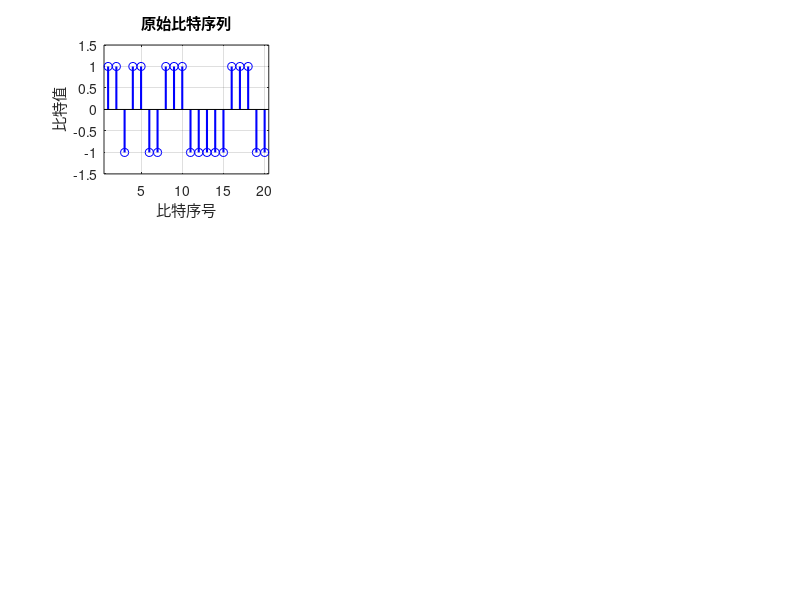

Write the MATLAB code that produced this figure. (Note: this script raises an error after producing the figure.)
%% GMSK信号调制与解调完整仿真程序
% 作者：基于原始代码扩展
% 功能：生成任意长度的GMSK调制信号，显示完整调制过程，并进行Viterbi解码

clear; clc; close all;

%% 全局参数设置
bit_count = 20;          % 设置比特序列长度（可修改）
E = 1;                   % 信号能量
Tb = 1;                  % 码元长度
dt = 0.01;               % 时间分辨率
BT = 0.3;                % GMSK带宽时间积
fs = 100;                % 采样频率

%% 生成随机比特序列（-1和+1）
bit = 2 * randi([0, 1], 1, bit_count) - 1;
fprintf('生成的随机比特序列（长度=%d）：\n', bit_count);
disp(bit);

%% ================== 图1：发送端GMSK调制信号波形 ==================
figure('Position', [50, 50, 1400, 900], 'Name', '发送端GMSK调制信号波形');

% 子图1：原始比特序列
subplot(3, 3, 1);
stem(1:length(bit), bit, 'b', 'LineWidth', 1.5, 'Marker', 'o');
title('原始比特序列');
xlabel('比特序号'); ylabel('比特值');
grid on; xlim([0.5, length(bit)+0.5]);
ylim([-1.5, 1.5]);

% 生成完整的GMSK调制信号
[t, s_gmsk, I, Q, phase, freq, envelope, t_highres] = generate_full_gmsk_signal(bit, Tb, fs, BT);

% 子图2：GMSK连续相位轨迹
subplot(3, 3, 2);
plot(t_highres, phase, 'b', 'LineWidth', 1.5);
title('GMSK连续相位轨迹');
xlabel('时间 (s)'); ylabel('相位 (rad)');
grid on;

% 子图3：GMSK基带信号-实部(I)
subplot(3, 3, 3);
plot(t, I, 'b', 'LineWidth', 1.5);
title('GMSK基带信号-实部 I(t)');
xlabel('时间 (s)'); ylabel('幅度');
grid on;

% 子图4：GMSK基带信号-虚部(Q)
subplot(3, 3, 4);
plot(t, Q, 'r', 'LineWidth', 1.5);
title('GMSK基带信号-虚部 Q(t)');
xlabel('时间 (s)'); ylabel('幅度');
grid on;

% 子图5：发送端GMSK调制信号
subplot(3, 3, 5);
plot(t, s_gmsk, 'k', 'LineWidth', 1.5);
title('发送端GMSK调制信号');
xlabel('时间 (s)'); ylabel('幅度');
grid on;

% 子图6：前3个码元局部放大图
subplot(3, 3, 6);
t_start = 0;
t_end = 3*Tb;
idx = find(t >= t_start & t <= t_end);
plot(t(idx), s_gmsk(idx), 'k', 'LineWidth', 1.5);
hold on;
% 添加码元边界
for i = 0:3
    plot([i*Tb, i*Tb], [-1.5, 1.5], 'r--', 'LineWidth', 0.5);
end
title('前3个码元局部放大图');
xlabel('时间 (s)'); ylabel('幅度');
grid on; xlim([t_start, t_end]);

% 子图7：GMSK信号包络
subplot(3, 3, 7);
plot(t, envelope, 'g', 'LineWidth', 1.5);
title('GMSK信号包络');
xlabel('时间 (s)'); ylabel('幅度');
grid on;

% 子图8：GMSK瞬时频率
subplot(3, 3, 8);
plot(t, freq, 'm', 'LineWidth', 1.5);
title('GMSK瞬时频率');
xlabel('时间 (s)'); ylabel('频率 (Hz)');
grid on;

% 子图9：GMSK信号功率谱密度
subplot(3, 3, 9);
[Pxx, F] = pwelch(s_gmsk, [], [], [], fs);
plot(F, 10*log10(Pxx), 'b', 'LineWidth', 1.5);
title('GMSK信号功率谱密度');
xlabel('频率 (Hz)'); ylabel('功率谱密度 (dB/Hz)');
grid on; xlim([0, 5]);

sgtitle('图1：发送端GMSK调制信号波形', 'FontSize', 14, 'FontWeight', 'bold');

%% ================== 图2：GMSK调制过程详细显示 ==================
figure('Position', [100, 100, 1400, 700], 'Name', 'GMSK调制过程详细显示');

% 子图1：原始比特序列（重复显示）
subplot(2, 3, 1);
stem(1:length(bit), bit, 'b', 'LineWidth', 1.5, 'Marker', 'o');
title('原始比特序列');
xlabel('比特序号'); ylabel('比特值');
grid on; xlim([0.5, length(bit)+0.5]);
ylim([-1.5, 1.5]);

% 子图2：GMSK连续相位轨迹（重复显示）
subplot(2, 3, 2);
plot(t_highres, phase, 'b', 'LineWidth', 1.5);
hold on;
% 添加相位跳变点
phase_changes = diff(phase) > 0.5;
phase_change_idx = find(phase_changes) + 1;
plot(t_highres(phase_change_idx), phase(phase_change_idx), 'ro', 'MarkerSize', 8, 'LineWidth', 2);
title('GMSK连续相位轨迹（红点表示相位跳变）');
xlabel('时间 (s)'); ylabel('相位 (rad)');
grid on;

% 子图3：GMSK同相分量 I(t)
subplot(2, 3, 3);
plot(t, I, 'b', 'LineWidth', 1.5);
title('GMSK同相分量 I(t)');
xlabel('时间 (s)'); ylabel('幅度');
grid on;

% 子图4：GMSK正交分量 Q(t)
subplot(2, 3, 4);
plot(t, Q, 'r', 'LineWidth', 1.5);
title('GMSK正交分量 Q(t)');
xlabel('时间 (s)'); ylabel('幅度');
grid on;

% 子图5：发送端GMSK调制信号（重复显示）
subplot(2, 3, 5);
plot(t, s_gmsk, 'k', 'LineWidth', 1.5);
hold on;
% 添加码元边界
for i = 0:bit_count
    plot([i*Tb, i*Tb], [-1.5, 1.5], 'r--', 'LineWidth', 0.5);
end
title('发送端GMSK调制信号（红色虚线为码元边界）');
xlabel('时间 (s)'); ylabel('幅度');
grid on;

% 子图6：同相分量 I 的局部放大
subplot(2, 3, 6);
t_start_local = 2*Tb;
t_end_local = 6*Tb;
idx_local = find(t >= t_start_local & t <= t_end_local);
plot(t(idx_local), I(idx_local), 'b', 'LineWidth', 2);
hold on;
% 添加码元边界和比特值
for i = 2:6
    if i <= length(bit)
        bit_value = bit(i);
        text(i*Tb-0.5*Tb, 1.2, sprintf('b=%d', (bit_value+1)/2), ...
              'FontSize', 10, 'HorizontalAlignment', 'center');
    end
    plot([i*Tb, i*Tb], [-1, 1], 'r--', 'LineWidth', 0.5);
end
title('同相分量 I 的局部放大 (2-6码元)');
xlabel('时间 (s)'); ylabel('幅度');
grid on; xlim([t_start_local, t_end_local]);

sgtitle('图2：GMSK调制过程详细显示', 'FontSize', 14, 'FontWeight', 'bold');

%% ================== 执行完整的Viterbi解码（基于原始代码） ==================
fprintf('\n========== 开始完整Viterbi解码 ==========\n');

% 复制原始代码的完整解码逻辑
E = 1;           % 信号能量
Tb = 1;          % 码元长度
dt = 0.01;       % 时间分辨率

% 状态转移表定义（与原始代码完全相同）
TransferTable = [
    0 +1 +1 pi/2 +1 -1 pi -1 +1 pi/2 +1 +1 
    0 +1 +1 pi/2 +1 -1 pi -1 +1 pi/2 +1 -1  
    0 +1 +1 pi/2 +1 -1 pi -1 -1 pi/2 -1 +1 
    0 +1 +1 pi/2 +1 -1 pi -1 -1 pi/2 -1 -1  
    0 +1 +1 pi/2 +1 +1 pi +1 +1 -pi/2 +1 +1
    0 +1 +1 pi/2 +1 +1 pi +1 +1 -pi/2 +1 -1
    0 +1 +1 pi/2 +1 +1 pi +1 -1 -pi/2 -1 +1   
    0 +1 +1 pi/2 +1 +1 pi +1 -1 -pi/2 -1 -1 
];

TransferPath = [
   0        -1      +1     pi/2   -1      -1      -pi/2   +1      -1
   0        +1      +1      -pi/2    +1      +1      pi/2    -1     +1
   0        +1      -1      -pi/2    +1      +1      pi/2    -1      +1
   0        -1      -1     pi/2   -1      -1      -pi/2   +1      -1
   pi       -1      +1      pi/2    +1      -1      -pi/2    -1      -1
   pi       +1      +1      pi/2   +1      +1      -pi/2   -1     +1
   pi       +1      -1      pi/2   +1      +1      -pi/2   -1      +1
   pi       -1      -1      pi/2    +1      -1      -pi/2    -1      -1
   pi/2     -1      +1       pi       -1      -1      0       +1      -1
   pi/2     +1      +1      pi  -1      +1      0      +1      +1
   pi/2     +1      -1       0      +1      +1      pi      -1      +1
   pi/2     -1      -1       pi      -1      -1      0       +1      -1
   -pi/2    -1      +1      pi      +1      -1      0      -1      -1
   -pi/2    +1      +1      0       -1      +1      pi       +1     +1
   -pi/2    +1      -1      0       -1      +1      pi       +1      +1
   -pi/2    -1      -1      0     -1      -1      pi      +1      -1
];

% 初始化变量
theta_now = [0 +1 +1];                  % 上一个码元产生后的theta
hamming_head = zeros(8,3);              % 存储前8条路径的汉明距离
hamming_temp1 = [];
hamming_temp2 = [];

path = [];                              % 路径
path_temp = [];
method = 'a';                           % 方法选择：'a'或'b'交替使用
hamming = [];                           % 初始化hamming矩阵

% 主循环：处理每个比特（与原始代码相同）
fprintf('开始解调处理...\n');
for i = 1:length(bit)
    if (i-1 > 2)
        fprintf('正在仿真第%d个码元（8路径后的点）\n', i);
        if (i-1 > 3)
            % 每次调整比较的路径方法
            if (method == 'a')
                method = 'b';
            else
                method = 'a';
            end
        end
    else
        fprintf('正在仿真前3个码元：第%d个码元\n', i);
    end
    
    % 生成当前比特的调制信号（使用原始代码的Generator函数）
    [Sn, Cn, theta_now] = Generator(theta_now, bit(i), i-1, E, Tb, dt);
    
    % 解码当前比特（使用原始代码的GMSKDecoder2函数）
    [path_temp, hamming_temp1, hamming_temp2] = GMSKDecoder2(Sn, Cn, i-1, method, TransferTable, TransferPath, E, Tb, dt);
    
    % 第4个码元时的特殊处理
    if (i == 4)
        % 调整hamming_head矩阵格式
        hamming_head(5:8,1) = hamming_head(2,1);
        hamming_head(1:4,1) = hamming_head(1,1);
        hamming_head(7:8,2) = hamming_head(4,2);
        hamming_head(5:6,2) = hamming_head(3,2);
        hamming_head(3:4,2) = hamming_head(2,2);
        hamming_head(1:2,2) = hamming_head(1,2);
        
        % 计算前3个码元的总路径度量
        hamming = zeros(8,1);
        for j = 1:8
            hamming(j,1) = sum(hamming_head(j,:));
        end
    end
    
    % 存储路径度量
    if (i-1 > 3)
        hamming = [hamming hamming_temp1];
    end
    
    hamming_head = hamming_head + hamming_temp2;
    path = [path path_temp];
end

%% 路径回溯和解码（与原始代码相同）
fprintf('\n开始路径回溯和最终解码...\n');

% 首先检查hamming矩阵的维度
fprintf('hamming矩阵维度: %d x %d\n', size(hamming,1), size(hamming,2));
fprintf('path矩阵维度: %d x %d\n', size(path,1), size(path,2));

tempth = [];
realpath = [];
new_hamming = [];
new_hamming_temp = [];

% 根据path表整理路径
num_segments = size(path,2) / 6;
fprintf('路径段数: %d\n', num_segments);

% 确保hamming矩阵有足够的列
if size(hamming,2) < num_segments + 1
    % 如果hamming列数不足，填充零
    hamming = [hamming, zeros(size(hamming,1), num_segments + 1 - size(hamming,2))];
end

for i = 1:8
    if size(path,2) >= 6
        tempth = path(i,1:6);
        temp = path(i,4:6);
        
        % 初始化hamming_temp，注意索引从2开始
        if size(hamming,2) >= 2
            new_hamming_temp = hamming(i, 2);
        else
            new_hamming_temp = 0;
        end
        
        % 遍历路径段
        for k = 1:num_segments - 1
            if (1 + k*6 <= size(path,2)) && (6 + k*6 <= size(path,2))
                current_segment = path(:,1 + k*6:6 + k*6);
                found = false;
                
                for index = 1:8
                    if all(temp == current_segment(index,1:3))
                        tempth = [tempth current_segment(index, 4:6)];
                        
                        % 修正索引：k+2 改为 k+1（因为从第2列开始）
                        if k+1 <= size(hamming,2)
                            new_hamming_temp = [new_hamming_temp hamming(index, k+1)];
                        else
                            new_hamming_temp = [new_hamming_temp 0];
                        end
                        
                        temp = current_segment(index, 4:6);
                        found = true;
                        break;
                    end
                end
                
                if ~found
                    % 如果没有找到匹配，添加零
                    tempth = [tempth zeros(1,3)];
                    new_hamming_temp = [new_hamming_temp 0];
                end
            else
                % 如果索引超出范围，添加零
                tempth = [tempth zeros(1,3)];
                new_hamming_temp = [new_hamming_temp 0];
            end
        end
    else
        tempth = zeros(1, 3*num_segments);
        new_hamming_temp = zeros(1, num_segments);
    end
    
    realpath = [realpath ; tempth];
    new_hamming = [new_hamming; new_hamming_temp];
end

% 整理路径，使之与TransferTable对应
realpath2 = [];
new_hamming2 = [];
for i = 1:8
    temph = TransferTable(i,10:12);
    for k = 1:8
        if k <= size(realpath,1) && all(temph == realpath(k,1:3))
            realpath2 = [realpath2; realpath(k,:)];
            new_hamming2 = [new_hamming2; new_hamming(k,:)];
            break;
        end
    end
end

% 如果realpath2为空，使用前8行
if isempty(realpath2) && size(realpath,1) >= 8
    realpath2 = realpath(1:8,:);
    new_hamming2 = new_hamming(1:8,:);
end

% 计算最终路径度量
finalhamming = [hamming(:,1) hamming_head new_hamming2];
for i = 1:size(finalhamming,1)
    if ~isempty(finalhamming)
        % 只对非零行求和
        finalhamming(i,1) = sum(finalhamming(i,2:end));
    end
end

% 找到最佳路径
if ~isempty(finalhamming)
    [~, best_path_idx] = max(finalhamming(:,1));
    path_matrix = [TransferTable(:,1:9) realpath2];
    
    % 提取解码比特
    if best_path_idx <= size(path_matrix,1)
        decoded_bits = path_matrix(best_path_idx, 6:3:min(6+3*(bit_count-1), size(path_matrix,2)));
    else
        decoded_bits = [];
    end
else
    best_path_idx = 1;
    decoded_bits = [];
end

% 结果显示
fprintf('\n========== 解调结果 ==========\n');
fprintf('原始比特序列：');
disp(bit);

if ~isempty(decoded_bits)
    fprintf('解码比特序列：');
    disp(decoded_bits);
    
    % 截取或扩展解码比特以匹配原始长度
    if length(decoded_bits) > length(bit)
        decoded_bits = decoded_bits(1:length(bit));
    elseif length(decoded_bits) < length(bit)
        decoded_bits = [decoded_bits, zeros(1, length(bit)-length(decoded_bits))];
    end
    
    % 计算误比特率
    error_bits = sum(decoded_bits ~= bit);
    ber = error_bits / length(bit);
    fprintf('误比特数：%d/%d\n', error_bits, length(bit));
    fprintf('误比特率：%.4f\n', ber);
else
    fprintf('解码比特序列：无有效解码结果\n');
    error_bits = length(bit);
    ber = 1;
end

fprintf('最佳路径编号：%d\n', best_path_idx);
if ~isempty(finalhamming)
    fprintf('最大路径度量值：%.4f\n', finalhamming(best_path_idx,1));
else
    fprintf('最大路径度量值：N/A\n');
end
fprintf('\n================================\n');

%% 生成星座图数据（用于图3）
% 提取接收信号的同相和正交分量
I_received = zeros(1, length(bit)*4);
Q_received = zeros(1, length(bit)*4);

% 使用原始代码的Generator函数生成信号（不加噪声）
theta_now = [0 +1 +1];
for i = 1:length(bit)
    [Sn, Cn, theta_now] = Generator_no_noise(theta_now, bit(i), i-1, E, Tb, dt);
    start_idx = (i-1)*4 + 1;
    end_idx = i*4;
    I_received(start_idx:end_idx) = Sn;
    Q_received(start_idx:end_idx) = Cn;
end

% 采样点（每个码元中心点）
sample_points = 2:4:length(I_received);
I_samples = I_received(sample_points);
Q_samples = Q_received(sample_points);

%% ================== 图3：GMSK解调结果 ==================
figure('Position', [150, 150, 1400, 900], 'Name', 'GMSK解调结果');

% 子图1：原始比特序列与解码比特序列对比
subplot(2, 3, 1);
stem(1:length(bit), bit, 'b', 'LineWidth', 1.5, 'Marker', 'o', 'MarkerSize', 8);
hold on;
if ~isempty(decoded_bits) && length(decoded_bits) == length(bit)
    stem(1:length(decoded_bits), decoded_bits, 'r', 'LineWidth', 1.5, 'Marker', 'x', 'MarkerSize', 8);
    legend('原始比特', '解码比特', 'Location', 'best');
else
    legend('原始比特', 'Location', 'best');
end
title('原始比特序列 vs 解码比特序列');
xlabel('比特序号'); ylabel('比特值');
grid on; xlim([0.5, length(bit)+0.5]);
ylim([-1.5, 1.5]);

% 标记错误比特
if ~isempty(decoded_bits) && length(decoded_bits) == length(bit)
    error_indices = find(decoded_bits ~= bit);
    if ~isempty(error_indices)
        for i = 1:length(error_indices)
            idx = error_indices(i);
            plot(idx, bit(idx), 'ko', 'MarkerSize', 12, 'LineWidth', 2);
            plot(idx, decoded_bits(idx), 'ko', 'MarkerSize', 12, 'LineWidth', 2);
        end
    end
end

% 子图2：最终路径度量值
subplot(2, 3, 2);
if ~isempty(finalhamming) && size(finalhamming,1) >= 1
    bar(1:size(finalhamming,1), finalhamming(:,1), 'b');
    hold on;
    if best_path_idx <= size(finalhamming,1)
        bar(best_path_idx, finalhamming(best_path_idx,1), 'r');
        text(best_path_idx, finalhamming(best_path_idx,1)+0.5, ...
             sprintf('最佳路径: %d\n度量: %.2f', best_path_idx, finalhamming(best_path_idx,1)), ...
             'HorizontalAlignment', 'center', 'FontSize', 10);
    end
    title('最终路径度量值');
    xlabel('路径编号'); ylabel('度量值');
    grid on;
else
    text(0.5, 0.5, '无路径度量数据', 'HorizontalAlignment', 'center');
    title('最终路径度量值');
end

% 子图3：接收信号星座图
subplot(2, 3, 3);
plot(I_samples, Q_samples, 'bo', 'MarkerSize', 8, 'MarkerFaceColor', 'b');
hold on;
% 绘制理想星座点
ideal_points = [-1, -1; -1, 1; 1, -1; 1, 1];
plot(ideal_points(:,1), ideal_points(:,2), 'rx', 'MarkerSize', 15, 'LineWidth', 2);
title('接收信号星座图（无噪声）');
xlabel('同相分量 I'); ylabel('正交分量 Q');
grid on; axis equal;
xlim([-2, 2]); ylim([-2, 2]);
legend('接收采样点', '理想星座点', 'Location', 'best');

% 子图4：误码位置图
subplot(2, 3, 4);
if ~isempty(decoded_bits) && length(decoded_bits) == length(bit)
    error_map = zeros(1, length(bit));
    error_indices = find(decoded_bits ~= bit);
    error_map(error_indices) = 1;
    stem(1:length(error_map), error_map, 'r', 'LineWidth', 2, 'Marker', 'o');
    title('误码位置图');
    xlabel('比特序号'); ylabel('误码标识 (0:正确, 1:错误)');
    grid on; xlim([0.5, length(bit)+0.5]);
    ylim([-0.1, 1.1]);
    set(gca, 'YTick', [0, 1]);
    
    % 添加误码统计
    if ~isempty(error_indices)
        for i = 1:length(error_indices)
            idx = error_indices(i);
            text(idx, 0.5, '误码', ...
                  'HorizontalAlignment', 'center', 'FontSize', 8);
        end
    end
else
    text(0.5, 0.5, '无解码结果', 'HorizontalAlignment', 'center');
    title('误码位置图');
end

% 子图5：路径度量值随码元变化
subplot(2, 3, 5);
if ~isempty(new_hamming2) && size(new_hamming2,2) > 0
    imagesc(new_hamming2);
    colorbar;
    title('路径度量值随码元变化');
    xlabel('码元序号'); ylabel('路径编号');
    colormap('hot');
else
    text(0.5, 0.5, '无路径度量数据', 'HorizontalAlignment', 'center');
    title('路径度量值随码元变化');
end

% 子图6：系统性能总结文字框
subplot(2, 3, 6);
axis off;

% 创建性能总结文本
performance_text = {
    sprintf('系统性能总结');
    sprintf('====================');
    sprintf('比特序列长度: %d', bit_count);
    sprintf('码元长度 Tb: %.2f s', Tb);
    sprintf('带宽时间积 BT: %.2f', BT);
    sprintf('采样频率: %.0f Hz', fs);
    sprintf('误比特数: %d/%d', error_bits, length(bit));
    sprintf('误比特率 BER: %.6f', ber);
    sprintf('解码准确率: %.4f%%', (1-ber)*100);
};

if ~isempty(finalhamming) && best_path_idx <= size(finalhamming,1)
    performance_text{end+1} = sprintf('最佳路径编号: %d', best_path_idx);
    performance_text{end+1} = sprintf('最佳路径度量值: %.2f', finalhamming(best_path_idx,1));
end

% 在图形中显示文本
text_x = 0.1;
text_y = 0.9;
for i = 1:length(performance_text)
    if i == 1
        text(text_x, text_y - (i-1)*0.07, performance_text{i}, ...
             'FontSize', 12, 'FontWeight', 'bold', 'Color', 'b');
    elseif i == 2
        text(text_x, text_y - (i-1)*0.07, performance_text{i}, ...
             'FontSize', 10, 'FontWeight', 'bold');
    else
        text(text_x, text_y - (i-1)*0.07, performance_text{i}, ...
             'FontSize', 10);
    end
end

% 添加矩形框
rectangle('Position', [0.05, 0.05, 0.9, 0.9], 'EdgeColor', 'b', 'LineWidth', 2);

sgtitle(sprintf('图3：GMSK解调结果 (BER=%.6f)', ber), 'FontSize', 14, 'FontWeight', 'bold');

%% ================== 子函数定义 ==================

function [t, s_gmsk, I, Q, phase, freq, envelope, t_highres] = generate_full_gmsk_signal(bits, Tb, fs, BT)
    % 生成完整的GMSK调制信号
    % 输入：
    %   bits - 比特序列（+1/-1）
    %   Tb - 码元长度
    %   fs - 采样频率
    %   BT - 带宽时间积
    % 输出：
    %   t - 时间向量
    %   s_gmsk - GMSK调制信号
    %   I - 同相分量
    %   Q - 正交分量
    %   phase - 相位轨迹
    %   freq - 瞬时频率
    %   envelope - 包络
    %   t_highres - 高分辨率时间向量（用于相位）
    
    % 时间向量
    total_time = length(bits) * Tb;
    t = 0:1/fs:total_time-1/fs;
    t_highres = 0:1/(10*fs):total_time-1/(10*fs);
    
    % 高斯滤波器参数
    B = BT / Tb;  % 3dB带宽
    alpha = sqrt(log(2)) / (2*pi*B*Tb);
    
    % 生成高斯脉冲
    gaussian_pulse = gaussian_filter(Tb, fs, alpha);
    
    % 生成相位脉冲响应
    phase_pulse = cumsum(gaussian_pulse) / fs;
    phase_pulse = phase_pulse / max(phase_pulse) * pi/2;
    
    % 生成相位轨迹
    phase = zeros(size(t_highres));
    for i = 1:length(bits)
        bit_time = (i-1)*Tb;
        idx = find(t_highres >= bit_time & t_highres < bit_time + Tb);
        if ~isempty(idx)
            % 确保相位脉冲长度匹配
            pulse_length = min(length(phase_pulse), length(idx));
            phase(idx(1:pulse_length)) = phase(idx(1:pulse_length)) + bits(i) * phase_pulse(1:pulse_length);
        end
    end
    
    % 计算累积相位
    phase = cumsum(phase) * 2*pi;
    
    % 插值相位到标准时间向量
    phase_interp = interp1(t_highres, phase, t, 'linear');
    
    % 生成同相和正交分量
    I = cos(phase_interp);
    Q = sin(phase_interp);
    
    % 生成GMSK调制信号
    s_gmsk = I .* cos(2*pi*0.3*t) - Q .* sin(2*pi*0.3*t);
    
    % 计算包络
    envelope = sqrt(I.^2 + Q.^2);
    
    % 计算瞬时频率
    freq = diff(phase_interp) * fs / (2*pi);
    freq = [freq(1), freq];  % 保持相同长度
end

function gaussian_pulse = gaussian_filter(Tb, fs, alpha)
    % 生成高斯滤波器脉冲响应
    t = -2*Tb:1/fs:2*Tb;
    gaussian_pulse = 1/(sqrt(2*pi)*alpha) * exp(-t.^2/(2*alpha^2));
    gaussian_pulse = gaussian_pulse / sum(gaussian_pulse);  % 归一化
end

function [Sn, Cn, next_theta] = Generator_no_noise(theta, bit, n, E, Tb, dt)
    % 信号产生程序（无噪声版本，用于星座图）
    % 根据theta、bit和n产生发送的信号，不加噪声
    if nargin < 6
        dt = 0.01;
    end
    if nargin < 5
        Tb = 1;
    end
    if nargin < 4
        E = 1;
    end
    
    next_theta = [theta(1) + theta(2) * pi/2, theta(3), bit];  % 计算theta值
    [Sn, Cn] = recover([next_theta theta], n, E, Tb, dt);      % 利用theta产生信号
    % 不加噪声
end

% 以下是原始代码中的函数（保持不变）
function [Sn, Cn, next_theta] = Generator(theta, bit, n, E, Tb, dt)
    % 信号产生程序
    % 根据theta、bit和n产生发送的信号，并加上噪声
    if nargin < 6
        dt = 0.01;
    end
    if nargin < 5
        Tb = 1;
    end
    if nargin < 4
        E = 1;
    end
    
    next_theta = [theta(1) + theta(2) * pi/2, theta(3), bit];  % 计算theta值
    [Sn, Cn] = recover([next_theta theta], n, E, Tb, dt);      % 利用theta产生信号
    Sn = Sn + 0.5*randn(1, length(Sn));                        % 同相加噪
    Cn = Cn + 0.5*randn(1, length(Cn));                        % 正交加噪
end

function [Sn, Cn] = recover(TransferPath, n, E, Tb, dt)
    % 恢复函数：计算出相位值，然后产生同相和正交分量
    if nargin < 5
        dt = 0.01;
    end
    if nargin < 4
        Tb = 1;
    end
    if nargin < 3
        E = 1;
    end
    
    % 定义高斯脉冲整形函数
    gt = @(t) (erfc(2*pi*0.3*(t - 2) / sqrt(2*log(2))) - ...
               erfc(2*pi*0.3*(t + 1) / sqrt(2*log(2)))) / 2;
    
    % 采样时间点
    t = [0.1*Tb 0.3*Tb 0.5*Tb 0.8*Tb];
    
    % 计算不同时间偏移
    tn_1 = t - (n - 1)*Tb;
    tn_2 = t - (n - 2)*Tb;
    tn   = t - n*Tb;
    
    % 初始化结果向量
    rtn_1 = [];
    rtn_2 = [];
    rtn   = [];
    
    % 积分计算相位
    for i = 1:length(t)
        rtn_1 = [rtn_1   integral(gt, -0.1, tn_1(i)) / (2*Tb)];
        rtn_2 = [rtn_2   integral(gt, -0.1, tn_2(i)) / (2*Tb)];
        rtn   = [rtn     integral(gt, -0.1, tn(i))   / (2*Tb)];
    end
    
    % 计算相位：TransferPath结构为[On an_1 an On_1 an_2 an_1]
    rtn_1 = rtn_1 .* pi .* TransferPath(2);
    rtn_2 = rtn_2 .* pi .* TransferPath(5);
    rtn   = rtn   .* pi .* TransferPath(3);
    
    % 总相位
    fai = rtn + rtn_1 + rtn_2 + TransferPath(1);
    
    % 生成同相和正交分量
    Sn = [];
    Cn = [];
    for i = 1:length(t)
        Sn = [Sn sqrt(2*E/Tb) * cos(fai(i))];
        Cn = [Cn sqrt(2*E/Tb) * sin(fai(i))];
    end
end

function [path, hamming, hamming_head] = GMSKDecoder2(Sn, Cn, n, method, TransferTable, TransferPath, E, Tb, dt)
    % GMSK解码函数
    path = [];              % 存储路径
    temp_path = [];
    temp_hamming = [];
    hamming_head = zeros(8,3);  % 存储头3个码元的路径度量值
    hamming = [];               % 存储之后码元的路径度量值
    
    if nargin < 9
        dt = 0.01;
    end
    if nargin < 8
        Tb = 1;
    end
    if nargin < 7
        E = 1;
    end
    
    index = 1;
    
    % 前3个码元的计算
    if (n <= 2)
        for i = 1:2^(n+1)
            if index <= size(TransferTable,1)
                [Sn1, Cn1] = recover([TransferTable(index, (1 + n*3 + 3):(6 + n*3)) ...
                                      TransferTable(index, (1 + n*3):(1 + n*3 + 2))], n, E, Tb, dt);
                result1 = dot(Sn1, Sn) + dot(Cn1, Cn);
                hamming_head(i, n+1) = result1;
                index = index + 2^(2 - n);
            end
        end
    else
        % 3个码元之后的码元计算
        switch method
            case 'a'  % 方法a：计算TransferPath中的前8个节点
                for idx = 1:8
                    if idx <= size(TransferPath,1)
                        [Sn1, Cn1] = recover(TransferPath(idx, 1:6), n, E, Tb, dt);
                        [Sn2, Cn2] = recover([TransferPath(idx, 1:3) TransferPath(idx, 7:9)], n, E, Tb, dt);
                        result1 = dot(Sn1, Sn) + dot(Cn1, Cn);
                        result2 = dot(Sn2, Sn) + dot(Cn2, Cn);
                        
                        if (result1 >= result2)
                            temp_path = [temp_path; TransferPath(idx, 4:6) TransferPath(idx, 1:3)];
                            temp_hamming = [temp_hamming; result1];
                        else
                            temp_path = [temp_path; TransferPath(idx, 7:9) TransferPath(idx, 1:3)];
                            temp_hamming = [temp_hamming; result2];
                        end
                    end
                end
                if ~isempty(temp_path)
                    path = [path temp_path];
                end
                if ~isempty(temp_hamming)
                    hamming = [hamming temp_hamming];
                end
                
            case 'b'  % 方法b：计算TransferPath中的后8个节点
                for idx = 9:16
                    if idx <= size(TransferPath,1)
                        [Sn1, Cn1] = recover(TransferPath(idx, 1:6), n, E, Tb, dt);
                        [Sn2, Cn2] = recover([TransferPath(idx, 1:3) TransferPath(idx, 7:9)], n, E, Tb, dt);
                        result1 = dot(Sn1, Sn) + dot(Cn1, Cn);
                        result2 = dot(Sn2, Sn) + dot(Cn2, Cn);
                        
                        if (result1 >= result2)
                            temp_path = [temp_path; TransferPath(idx, 4:6) TransferPath(idx, 1:3)];
                            temp_hamming = [temp_hamming; result1];
                        else
                            temp_path = [temp_path; TransferPath(idx, 7:9) TransferPath(idx, 1:3)];
                            temp_hamming = [temp_hamming; result2];
                        end
                    end
                end
                if ~isempty(temp_path)
                    path = [path temp_path];
                end
                if ~isempty(temp_hamming)
                    hamming = [hamming temp_hamming];
                end
        end
    end
end
